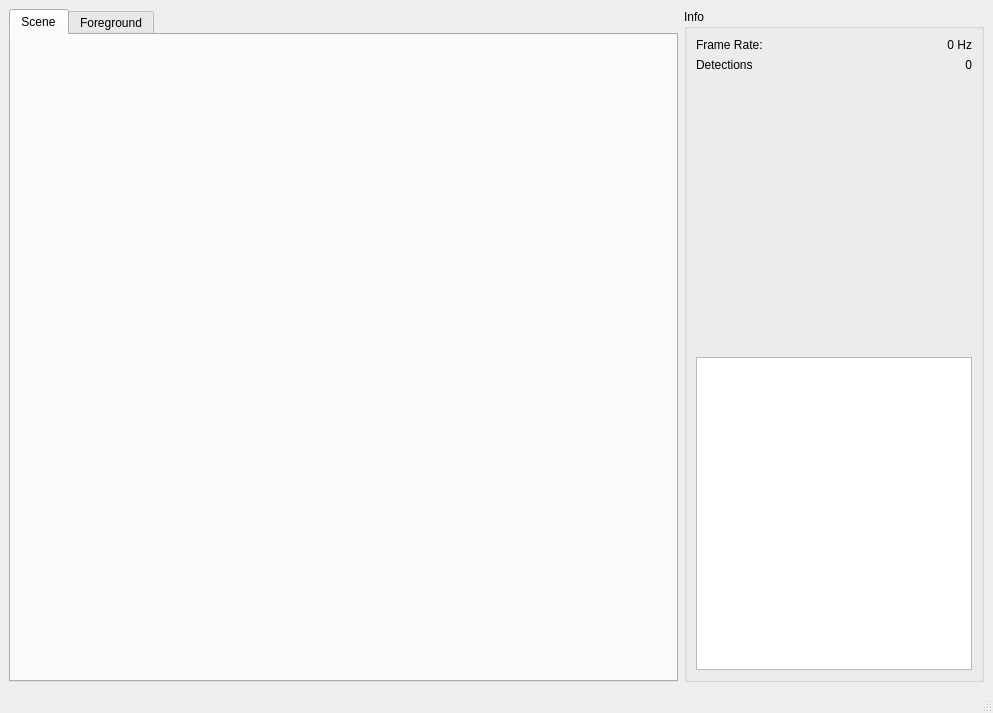
<?xml version="1.0" encoding="UTF-8"?>
<ui version="4.0">
 <class>MainWindowDesign</class>
 <widget class="QMainWindow" name="MainWindowDesign">
  <property name="geometry">
   <rect>
    <x>0</x>
    <y>0</y>
    <width>993</width>
    <height>713</height>
   </rect>
  </property>
  <property name="windowTitle">
   <string>Camera Person Detector</string>
  </property>
  <property name="locale">
   <locale language="English" country="Australia"/>
  </property>
  <widget class="QWidget" name="centralwidget">
   <layout class="QGridLayout" name="gridLayout">
    <item row="0" column="0">
     <widget class="QTabWidget" name="tabWidget">
      <property name="currentIndex">
       <number>0</number>
      </property>
      <widget class="QWidget" name="tab">
       <attribute name="title">
        <string>Scene</string>
       </attribute>
       <layout class="QGridLayout" name="gridLayout_3">
        <item row="0" column="0">
         <widget class="ImageWidget" name="imgScene" native="true"/>
        </item>
       </layout>
      </widget>
      <widget class="QWidget" name="tab_2">
       <attribute name="title">
        <string>Foreground</string>
       </attribute>
       <layout class="QGridLayout" name="gridLayout_2">
        <item row="0" column="0">
         <widget class="ImageWidget" name="imgForeground" native="true"/>
        </item>
       </layout>
      </widget>
     </widget>
    </item>
    <item row="0" column="1">
     <widget class="QGroupBox" name="groupBox">
      <property name="minimumSize">
       <size>
        <width>300</width>
        <height>0</height>
       </size>
      </property>
      <property name="title">
       <string>Info</string>
      </property>
      <layout class="QGridLayout" name="gridLayout_4">
       <item row="0" column="0">
        <layout class="QFormLayout" name="formLayout">
         <property name="fieldGrowthPolicy">
          <enum>QFormLayout::AllNonFixedFieldsGrow</enum>
         </property>
         <item row="0" column="0">
          <widget class="QLabel" name="label">
           <property name="text">
            <string>Frame Rate:</string>
           </property>
          </widget>
         </item>
         <item row="0" column="1">
          <widget class="QLabel" name="lblFrameRate">
           <property name="text">
            <string>0 Hz</string>
           </property>
           <property name="alignment">
            <set>Qt::AlignRight|Qt::AlignTrailing|Qt::AlignVCenter</set>
           </property>
          </widget>
         </item>
         <item row="1" column="0">
          <widget class="QLabel" name="label_2">
           <property name="text">
            <string>Detections</string>
           </property>
          </widget>
         </item>
         <item row="1" column="1">
          <widget class="QLabel" name="lblDetections">
           <property name="text">
            <string>0</string>
           </property>
           <property name="alignment">
            <set>Qt::AlignRight|Qt::AlignTrailing|Qt::AlignVCenter</set>
           </property>
          </widget>
         </item>
        </layout>
       </item>
       <item row="1" column="0">
        <widget class="QTextEdit" name="txtStats">
         <property name="sizePolicy">
          <sizepolicy hsizetype="Preferred" vsizetype="Preferred">
           <horstretch>0</horstretch>
           <verstretch>0</verstretch>
          </sizepolicy>
         </property>
        </widget>
       </item>
      </layout>
     </widget>
    </item>
   </layout>
  </widget>
  <widget class="QStatusBar" name="statusbar"/>
  <action name="action_Quit">
   <property name="text">
    <string>&amp;Quit</string>
   </property>
   <property name="shortcut">
    <string>Ctrl+Q</string>
   </property>
   <property name="shortcutContext">
    <enum>Qt::ApplicationShortcut</enum>
   </property>
  </action>
  <action name="action_Preferences">
   <property name="text">
    <string>&amp;Preferences</string>
   </property>
  </action>
  <action name="actionAbout">
   <property name="text">
    <string>&amp;About</string>
   </property>
  </action>
  <action name="actionAbout_Qt">
   <property name="text">
    <string>About &amp;Qt</string>
   </property>
  </action>
 </widget>
 <customwidgets>
  <customwidget>
   <class>ImageWidget</class>
   <extends>QWidget</extends>
   <header>ImageWidget.h</header>
   <container>1</container>
  </customwidget>
 </customwidgets>
 <resources/>
 <connections>
  <connection>
   <sender>action_Quit</sender>
   <signal>triggered()</signal>
   <receiver>MainWindowDesign</receiver>
   <slot>close()</slot>
   <hints>
    <hint type="sourcelabel">
     <x>-1</x>
     <y>-1</y>
    </hint>
    <hint type="destinationlabel">
     <x>399</x>
     <y>299</y>
    </hint>
   </hints>
  </connection>
 </connections>
</ui>
